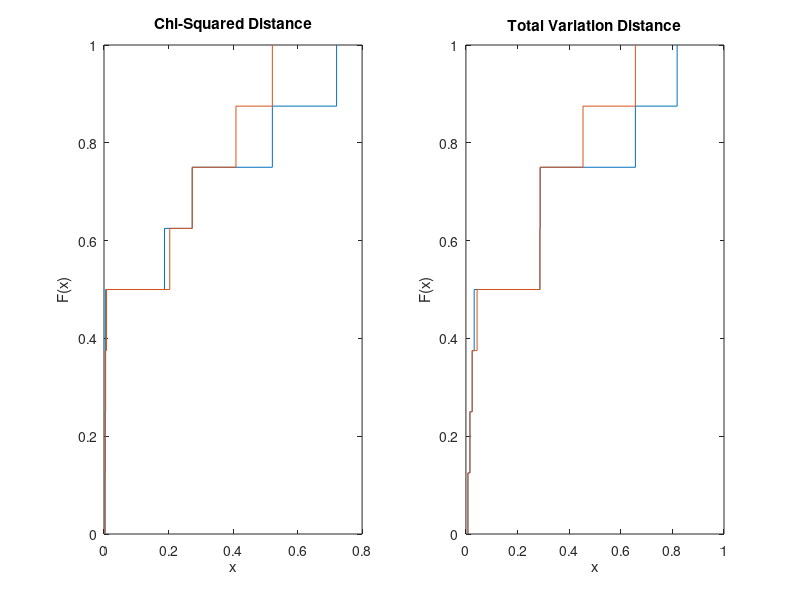

MATLAB code to generate this figure:
close all;
clear; clc;
load('max_ent_prediction_80_20.mat');

%cond_prob_20_est(cond_prob_20_est<tolerance) = tolerance; % to eliminate zeros in denominator
cross_log_cond_prob_20 = log(cond_prob_20)./log(cond_prob_20_est);
cross_log_cond_prob_20(isinf(cross_log_cond_prob_20)) = 0;
cross_log_cond_prob_20(isnan(cross_log_cond_prob_20)) = 0;

cross_log_cond_prob_20_est = log(cond_prob_20_est)./log(cond_prob_20);
cross_log_cond_prob_20_est(isinf(cross_log_cond_prob_20_est)) = 0;
cross_log_cond_prob_20_est(isnan(cross_log_cond_prob_20_est)) = 0;


KLdiv_mat = (cross_log_cond_prob_20).*cond_prob_20;
avg_KLdiv_mat_category = sum(KLdiv_mat,2)/num_states;

% TWO SIDED KL-DIVERGENCE
two_sided_KLdiv_mat = 0.5*( (cross_log_cond_prob_20_est).*cond_prob_20_est + (cross_log_cond_prob_20_est).*cond_prob_20_est );
avg_two_sided_KLdiv_mat_category = sum(two_sided_KLdiv_mat,2)/num_states;
% figure();
% stem(avg_KLdiv_mat_category);

% figure();
% ecdf(avg_KLdiv_mat_category);
% 
% title('KL-Divergence');
% 
% figure();
% ecdf(avg_two_sided_KLdiv_mat_category);
% title('Symmetric KL divergence');

% % COMPUTE JENSEN-SHANNON DIVERGENCE (guaranteed to be in [0,1])
% cond_prob_20_avg_est_true = 0.5*(cond_prob_20_est + cond_prob_20);
% 
% % compute cross log of true with (true + est)/2
% cross_log_cond_prob_20_true = log(cond_prob_20)./log(cond_prob_20_avg_est_true);
% cross_log_cond_prob_20_true(isinf(cross_log_cond_prob_20_true)) = 0;
% cross_log_cond_prob_20_true(isnan(cross_log_cond_prob_20_true)) = 0;
% 
% % compute cross log of est with (true + est)/2
% cross_log_cond_prob_20_est = log(cond_prob_20_est)./log(cond_prob_20_avg_est_true);
% cross_log_cond_prob_20_est(isinf(cross_log_cond_prob_20_est)) = 0;
% cross_log_cond_prob_20_est(isnan(cross_log_cond_prob_20_est)) = 0;
% 
% 
% 
% Jensen_Shannon_div_mat = 0.5*((cross_log_cond_prob_20_true.*cond_prob_20) + (cross_log_cond_prob_20_est.*cond_prob_20_est));
% avg_Jensen_Shannon_div_category = sum(Jensen_Shannon_div_mat,2)/num_states;
% 
% % figure();
% % stem(avg_Jensen_Shannon_div_category);
% 
% figure();
% ecdf(avg_Jensen_Shannon_div_category);
% title('Jensen-Shannon Divergence');

%%%%%%%%%%%%% Chi-Squared Distance %%%%%%%%%
inv_diff_cond_probs = ones(num_categories,num_states*num_actions)./(cond_prob_20 + cond_prob_20_est);
inv_diff_cond_probs(isinf(inv_diff_cond_probs)) = 0;
inv_diff_cond_probs(isnan(inv_diff_cond_probs)) = 0;


chi_squared_distance_maxent = (0.5/num_states)*sum( ((cond_prob_20 - cond_prob_20_est).^2).*inv_diff_cond_probs, 2);

% figure();
% stem(chi_squared_distance);

% figure();
% ecdf(chi_squared_distance);
% title('Chi-Squared Distance');

%%%%%%%% TOTAL VARIATION DISTANCE %%%%%%%%%%%%%%

tvdistance_mat_maxent = 0.5*sum(abs(cond_prob_20_est - cond_prob_20),2)/num_states;

% figure();
% ecdf(tvdistance_mat);
% title('TV distance');


%%%%%%%%%%%%%%%%%%%%%%%%%%%
%%%%%%%%%%%%%%%%%%%%%%%%%%%
%%%%%%%%%%%%%%%%%%%%%%%%%%%
%%%%%%%%%%%%%%%%%%%%%%%%%%%


load('max_margin_prediction_80_20.mat');
cond_prob_20_est = cond_prob_20_est_max_margin;
%cond_prob_20_est(cond_prob_20_est<tolerance) = tolerance; % to eliminate zeros in denominator
cross_log_cond_prob_20 = log(cond_prob_20)./log(cond_prob_20_est);
cross_log_cond_prob_20(isinf(cross_log_cond_prob_20)) = 0;
cross_log_cond_prob_20(isnan(cross_log_cond_prob_20)) = 0;

cross_log_cond_prob_20_est = log(cond_prob_20_est)./log(cond_prob_20);
cross_log_cond_prob_20_est(isinf(cross_log_cond_prob_20_est)) = 0;
cross_log_cond_prob_20_est(isnan(cross_log_cond_prob_20_est)) = 0;


KLdiv_mat = (cross_log_cond_prob_20).*cond_prob_20;
avg_KLdiv_mat_category = sum(KLdiv_mat,2)/num_states;

% TWO SIDED KL-DIVERGENCE
two_sided_KLdiv_mat = 0.5*( (cross_log_cond_prob_20_est).*cond_prob_20_est + (cross_log_cond_prob_20_est).*cond_prob_20_est );
avg_two_sided_KLdiv_mat_category = sum(two_sided_KLdiv_mat,2)/num_states;
% figure();
% stem(avg_KLdiv_mat_category);

% figure();
% ecdf(avg_KLdiv_mat_category);
% 
% title('KL-Divergence');
% 
% figure();
% ecdf(avg_two_sided_KLdiv_mat_category);
% title('Symmetric KL divergence');

% % COMPUTE JENSEN-SHANNON DIVERGENCE (guaranteed to be in [0,1])
% cond_prob_20_avg_est_true = 0.5*(cond_prob_20_est + cond_prob_20);
% 
% % compute cross log of true with (true + est)/2
% cross_log_cond_prob_20_true = log(cond_prob_20)./log(cond_prob_20_avg_est_true);
% cross_log_cond_prob_20_true(isinf(cross_log_cond_prob_20_true)) = 0;
% cross_log_cond_prob_20_true(isnan(cross_log_cond_prob_20_true)) = 0;
% 
% % compute cross log of est with (true + est)/2
% cross_log_cond_prob_20_est = log(cond_prob_20_est)./log(cond_prob_20_avg_est_true);
% cross_log_cond_prob_20_est(isinf(cross_log_cond_prob_20_est)) = 0;
% cross_log_cond_prob_20_est(isnan(cross_log_cond_prob_20_est)) = 0;
% 
% 
% 
% Jensen_Shannon_div_mat = 0.5*((cross_log_cond_prob_20_true.*cond_prob_20) + (cross_log_cond_prob_20_est.*cond_prob_20_est));
% avg_Jensen_Shannon_div_category = sum(Jensen_Shannon_div_mat,2)/num_states;
% 
% % figure();
% % stem(avg_Jensen_Shannon_div_category);
% 
% figure();
% ecdf(avg_Jensen_Shannon_div_category);
% title('Jensen-Shannon Divergence');

%%%%%%%%%%%%% Chi-Squared Distance %%%%%%%%%
inv_diff_cond_probs = ones(num_categories,num_states*num_actions)./(cond_prob_20 + cond_prob_20_est);
inv_diff_cond_probs(isinf(inv_diff_cond_probs)) = 0;
inv_diff_cond_probs(isnan(inv_diff_cond_probs)) = 0;


chi_squared_distance_maxmargin = (0.5/num_states)*sum( ((cond_prob_20 - cond_prob_20_est).^2).*inv_diff_cond_probs, 2);

% figure();
% stem(chi_squared_distance);

% figure();
% ecdf(chi_squared_distance);
% title('Chi-Squared Distance');

%%%%%%%% TOTAL VARIATION DISTANCE %%%%%%%%%%%%%%

tvdistance_mat_maxmargin = 0.5*sum(abs(cond_prob_20_est - cond_prob_20),2)/num_states;


figure();
subplot(1,2,1);
ecdf(chi_squared_distance_maxent); hold on;
ecdf(chi_squared_distance_maxmargin); hold off;
title('Chi-Squared Distance');

subplot(1,2,2);
ecdf(tvdistance_mat_maxent); hold on;
ecdf(tvdistance_mat_maxmargin);hold off;
title('Total Variation Distance');